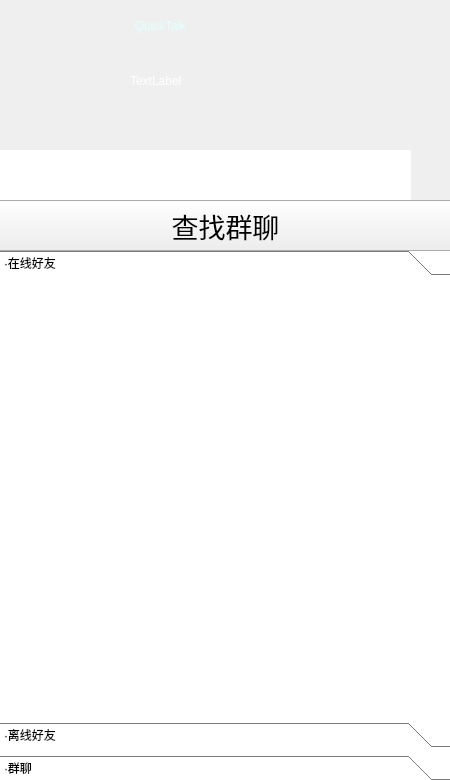
<?xml version="1.0" encoding="UTF-8"?>
<ui version="4.0">
 <class>MainWindow</class>
 <widget class="QWidget" name="MainWindow">
  <property name="geometry">
   <rect>
    <x>0</x>
    <y>0</y>
    <width>450</width>
    <height>780</height>
   </rect>
  </property>
  <property name="windowTitle">
   <string>Form</string>
  </property>
  <property name="styleSheet">
   <string notr="true">QWidget#widget{
	border-image: url(:/image/main4.jpg);
}

QToolButton{
	border-style:none;
}


</string>
  </property>
  <widget class="QWidget" name="widget" native="true">
   <property name="geometry">
    <rect>
     <x>0</x>
     <y>0</y>
     <width>450</width>
     <height>781</height>
    </rect>
   </property>
   <widget class="QToolBox" name="toolBox">
    <property name="enabled">
     <bool>true</bool>
    </property>
    <property name="geometry">
     <rect>
      <x>0</x>
      <y>250</y>
      <width>451</width>
      <height>531</height>
     </rect>
    </property>
    <property name="styleSheet">
     <string notr="true">background-color: rgb(255, 255, 255);border-width:0;border-style:outset;
font: 16pt &quot;方正楷体_GBK&quot;;</string>
    </property>
    <property name="frameShape">
     <enum>QFrame::NoFrame</enum>
    </property>
    <property name="currentIndex">
     <number>0</number>
    </property>
    <property name="tabSpacing">
     <number>7</number>
    </property>
    <widget class="QWidget" name="online">
     <property name="geometry">
      <rect>
       <x>0</x>
       <y>0</y>
       <width>451</width>
       <height>405</height>
      </rect>
     </property>
     <property name="sizePolicy">
      <sizepolicy hsizetype="Preferred" vsizetype="Preferred">
       <horstretch>0</horstretch>
       <verstretch>0</verstretch>
      </sizepolicy>
     </property>
     <property name="layoutDirection">
      <enum>Qt::LeftToRight</enum>
     </property>
     <property name="autoFillBackground">
      <bool>false</bool>
     </property>
     <property name="styleSheet">
      <string notr="true">background-color: rgb(255, 255, 255);border-width:0;border-style:outset</string>
     </property>
     <attribute name="label">
      <string>·在线好友</string>
     </attribute>
     <layout class="QVBoxLayout" name="onlayout">
      <property name="sizeConstraint">
       <enum>QLayout::SetNoConstraint</enum>
      </property>
      <property name="leftMargin">
       <number>11</number>
      </property>
     </layout>
    </widget>
    <widget class="QWidget" name="offline">
     <property name="geometry">
      <rect>
       <x>0</x>
       <y>0</y>
       <width>451</width>
       <height>405</height>
      </rect>
     </property>
     <property name="sizePolicy">
      <sizepolicy hsizetype="Preferred" vsizetype="Preferred">
       <horstretch>0</horstretch>
       <verstretch>0</verstretch>
      </sizepolicy>
     </property>
     <attribute name="label">
      <string>·离线好友</string>
     </attribute>
     <layout class="QVBoxLayout" name="offlayout"/>
    </widget>
    <widget class="QWidget" name="group">
     <property name="geometry">
      <rect>
       <x>0</x>
       <y>0</y>
       <width>451</width>
       <height>405</height>
      </rect>
     </property>
     <attribute name="label">
      <string>·群聊</string>
     </attribute>
     <layout class="QVBoxLayout" name="grouplayout"/>
    </widget>
   </widget>
   <widget class="QWidget" name="horizontalLayoutWidget_2">
    <property name="geometry">
     <rect>
      <x>0</x>
      <y>100</y>
      <width>451</width>
      <height>74</height>
     </rect>
    </property>
    <layout class="QHBoxLayout" name="horizontalLayout_2">
     <item>
      <widget class="QToolButton" name="changebackground">
       <property name="toolTip">
        <string>更换背景</string>
       </property>
       <property name="text">
        <string/>
       </property>
       <property name="icon">
        <iconset resource="image.qrc">
         <normaloff>:/image/rotation.png</normaloff>:/image/rotation.png</iconset>
       </property>
       <property name="iconSize">
        <size>
         <width>50</width>
         <height>50</height>
        </size>
       </property>
       <property name="toolButtonStyle">
        <enum>Qt::ToolButtonTextUnderIcon</enum>
       </property>
      </widget>
     </item>
     <item>
      <widget class="QToolButton" name="defaultbackground">
       <property name="sizePolicy">
        <sizepolicy hsizetype="Fixed" vsizetype="Fixed">
         <horstretch>0</horstretch>
         <verstretch>0</verstretch>
        </sizepolicy>
       </property>
       <property name="toolTip">
        <string>默认背景</string>
       </property>
       <property name="layoutDirection">
        <enum>Qt::LeftToRight</enum>
       </property>
       <property name="text">
        <string/>
       </property>
       <property name="icon">
        <iconset resource="image.qrc">
         <normaloff>:/image/picture.png</normaloff>:/image/picture.png</iconset>
       </property>
       <property name="iconSize">
        <size>
         <width>50</width>
         <height>50</height>
        </size>
       </property>
       <property name="toolButtonStyle">
        <enum>Qt::ToolButtonTextUnderIcon</enum>
       </property>
      </widget>
     </item>
     <item>
      <widget class="QToolButton" name="newform">
       <property name="toolTip">
        <string>新建窗口</string>
       </property>
       <property name="text">
        <string/>
       </property>
       <property name="icon">
        <iconset resource="image.qrc">
         <normaloff>:/image/add.png</normaloff>:/image/add.png</iconset>
       </property>
       <property name="iconSize">
        <size>
         <width>50</width>
         <height>50</height>
        </size>
       </property>
       <property name="toolButtonStyle">
        <enum>Qt::ToolButtonTextUnderIcon</enum>
       </property>
      </widget>
     </item>
    </layout>
   </widget>
   <widget class="QPushButton" name="nameicon_2">
    <property name="enabled">
     <bool>false</bool>
    </property>
    <property name="geometry">
     <rect>
      <x>0</x>
      <y>-10</y>
      <width>51</width>
      <height>71</height>
     </rect>
    </property>
    <property name="text">
     <string/>
    </property>
    <property name="icon">
     <iconset resource="image.qrc">
      <normaloff>:/image/iCON_White_transparent.png</normaloff>:/image/iCON_White_transparent.png</iconset>
    </property>
    <property name="iconSize">
     <size>
      <width>50</width>
      <height>50</height>
     </size>
    </property>
    <property name="autoDefault">
     <bool>false</bool>
    </property>
    <property name="default">
     <bool>false</bool>
    </property>
    <property name="flat">
     <bool>true</bool>
    </property>
   </widget>
   <widget class="QPushButton" name="nameicon_3">
    <property name="enabled">
     <bool>false</bool>
    </property>
    <property name="geometry">
     <rect>
      <x>50</x>
      <y>0</y>
      <width>221</width>
      <height>51</height>
     </rect>
    </property>
    <property name="styleSheet">
     <string notr="true">color: rgb(225, 255, 255);
font: Bold 25pt &quot;Bradley Hand ITC&quot;;background-color: rgba(0, 0, 0, 0);</string>
    </property>
    <property name="text">
     <string>QuickTalk</string>
    </property>
    <property name="flat">
     <bool>true</bool>
    </property>
   </widget>
   <widget class="QLabel" name="name">
    <property name="geometry">
     <rect>
      <x>130</x>
      <y>50</y>
      <width>211</width>
      <height>61</height>
     </rect>
    </property>
    <property name="styleSheet">
     <string notr="true">background:transparent;
font: 28pt &quot;华文琥珀&quot;;
color: rgb(255, 255, 255);
</string>
    </property>
    <property name="text">
     <string>TextLabel</string>
    </property>
   </widget>
   <widget class="QPushButton" name="hide">
    <property name="geometry">
     <rect>
      <x>370</x>
      <y>0</y>
      <width>38</width>
      <height>38</height>
     </rect>
    </property>
    <property name="styleSheet">
     <string notr="true">QPushButton{background-color:transparent;font: 18pt &quot;楷体_GB2312&quot;;border-radius: 3px; color: rgb(255, 255, 255);}
QPushButton:hover { background-color: rgb(255, 100, 100); }</string>
    </property>
    <property name="text">
     <string/>
    </property>
    <property name="icon">
     <iconset resource="image.qrc">
      <normaloff>:/image/min.png</normaloff>:/image/min.png</iconset>
    </property>
    <property name="iconSize">
     <size>
      <width>30</width>
      <height>30</height>
     </size>
    </property>
    <property name="flat">
     <bool>true</bool>
    </property>
   </widget>
   <widget class="QPushButton" name="close">
    <property name="geometry">
     <rect>
      <x>410</x>
      <y>0</y>
      <width>38</width>
      <height>38</height>
     </rect>
    </property>
    <property name="styleSheet">
     <string notr="true">QPushButton{background-color:transparent;font: 18pt &quot;楷体_GB2312&quot;;border-radius: 3px; color: rgb(255, 255, 255);}
QPushButton:hover { background-color: rgb(255, 100, 100); }</string>
    </property>
    <property name="text">
     <string/>
    </property>
    <property name="icon">
     <iconset resource="image.qrc">
      <normaloff>:/image/close.png</normaloff>:/image/close.png</iconset>
    </property>
    <property name="iconSize">
     <size>
      <width>30</width>
      <height>30</height>
     </size>
    </property>
    <property name="flat">
     <bool>false</bool>
    </property>
   </widget>
   <widget class="QLineEdit" name="search">
    <property name="geometry">
     <rect>
      <x>0</x>
      <y>150</y>
      <width>411</width>
      <height>51</height>
     </rect>
    </property>
    <property name="toolTip">
     <string>搜索</string>
    </property>
    <property name="styleSheet">
     <string notr="true">background-color: rgb(255, 255, 255);border-width:0;border-style:outset</string>
    </property>
   </widget>
   <widget class="QPushButton" name="newfriend">
    <property name="geometry">
     <rect>
      <x>410</x>
      <y>150</y>
      <width>41</width>
      <height>51</height>
     </rect>
    </property>
    <property name="toolTip">
     <string>添加</string>
    </property>
    <property name="text">
     <string/>
    </property>
    <property name="icon">
     <iconset resource="image.qrc">
      <normaloff>:/image/add1.png</normaloff>:/image/add1.png</iconset>
    </property>
    <property name="iconSize">
     <size>
      <width>60</width>
      <height>60</height>
     </size>
    </property>
    <property name="flat">
     <bool>true</bool>
    </property>
   </widget>
   <widget class="QPushButton" name="pushButton">
    <property name="geometry">
     <rect>
      <x>-10</x>
      <y>200</y>
      <width>471</width>
      <height>51</height>
     </rect>
    </property>
    <property name="font">
     <font>
      <family>楷体</family>
      <pointsize>20</pointsize>
     </font>
    </property>
    <property name="text">
     <string>查找群聊</string>
    </property>
   </widget>
   <widget class="QToolButton" name="profile">
    <property name="geometry">
     <rect>
      <x>60</x>
      <y>50</y>
      <width>61</width>
      <height>51</height>
     </rect>
    </property>
    <property name="styleSheet">
     <string notr="true">
border-style: flat;
	background: transparent;</string>
    </property>
    <property name="text">
     <string/>
    </property>
    <property name="icon">
     <iconset resource="image.qrc">
      <normaloff>:/image/clientTOUxiang.png</normaloff>:/image/clientTOUxiang.png</iconset>
    </property>
    <property name="iconSize">
     <size>
      <width>50</width>
      <height>50</height>
     </size>
    </property>
   </widget>
  </widget>
 </widget>
 <resources>
  <include location="image.qrc"/>
 </resources>
 <connections/>
</ui>
